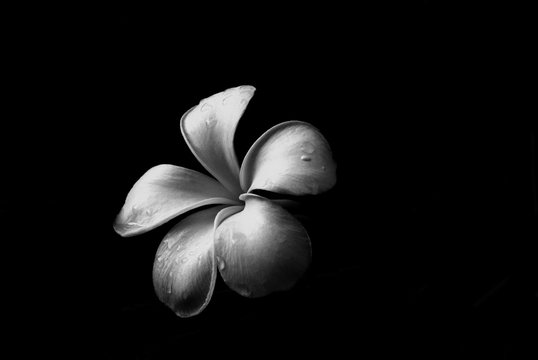
#> input picture assets/Black_FL.jpg, 538 x 360 px, found by its file name
$ python threshold.py
#> lines starting #> are read from the running program, lines starting #| are printed output that depends on the picture; after the words box and inside, x2 and y2 are one past the last pixel; in counts of white or black regions, pixels touching at a corner belong together
"""
Image Thresholding in OpenCV.

This script demonstrates how to apply a simple binary threshold to an image,
converting grayscale or color intensities into a purely binary (black and white) image.
"""
import cv2

# Load the original image
image = cv2.imread("assets/Black_FL.jpg")
#> image is the input picture: shape (360, 538, 3); min 0, max 243, mean 18.1

# Apply a binary threshold
# Parameters:
# 1. Source image
# 2. Threshold value (120 in this case)
# 3. Maximum value to assign if a pixel exceeds the threshold (255 - pure white)
# 4. Thresholding style (cv2.THRESH_BINARY)
ret, thresh_img = cv2.threshold(image, 120, 255, cv2.THRESH_BINARY)
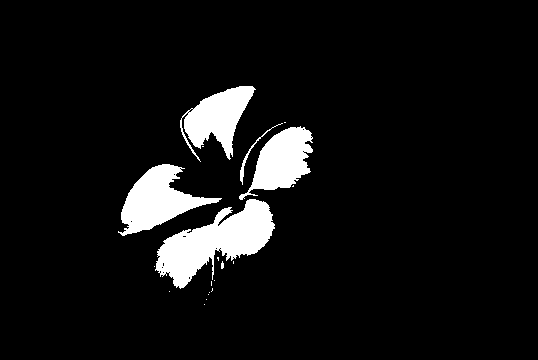
#> thresh_img: shape (360, 538, 3); 7.3% white; 20 white regions (15 under 20 px), largest, box (x1, y1, x2, y2) and area: (155, 199, 275, 289) 5029, (118, 164, 222, 236) 3315, (180, 86, 256, 162) 2801, (239, 126, 313, 200) 2774, (240, 123, 283, 185) 156

# Display the original and the thresholded image side-by-side
cv2.imshow("Original image", image)
cv2.imshow("Threshold image", thresh_img)

# Pause execution until a key is pressed
cv2.waitKey(0)

# Destroys all open UI windows
cv2.destroyAllWindows()
